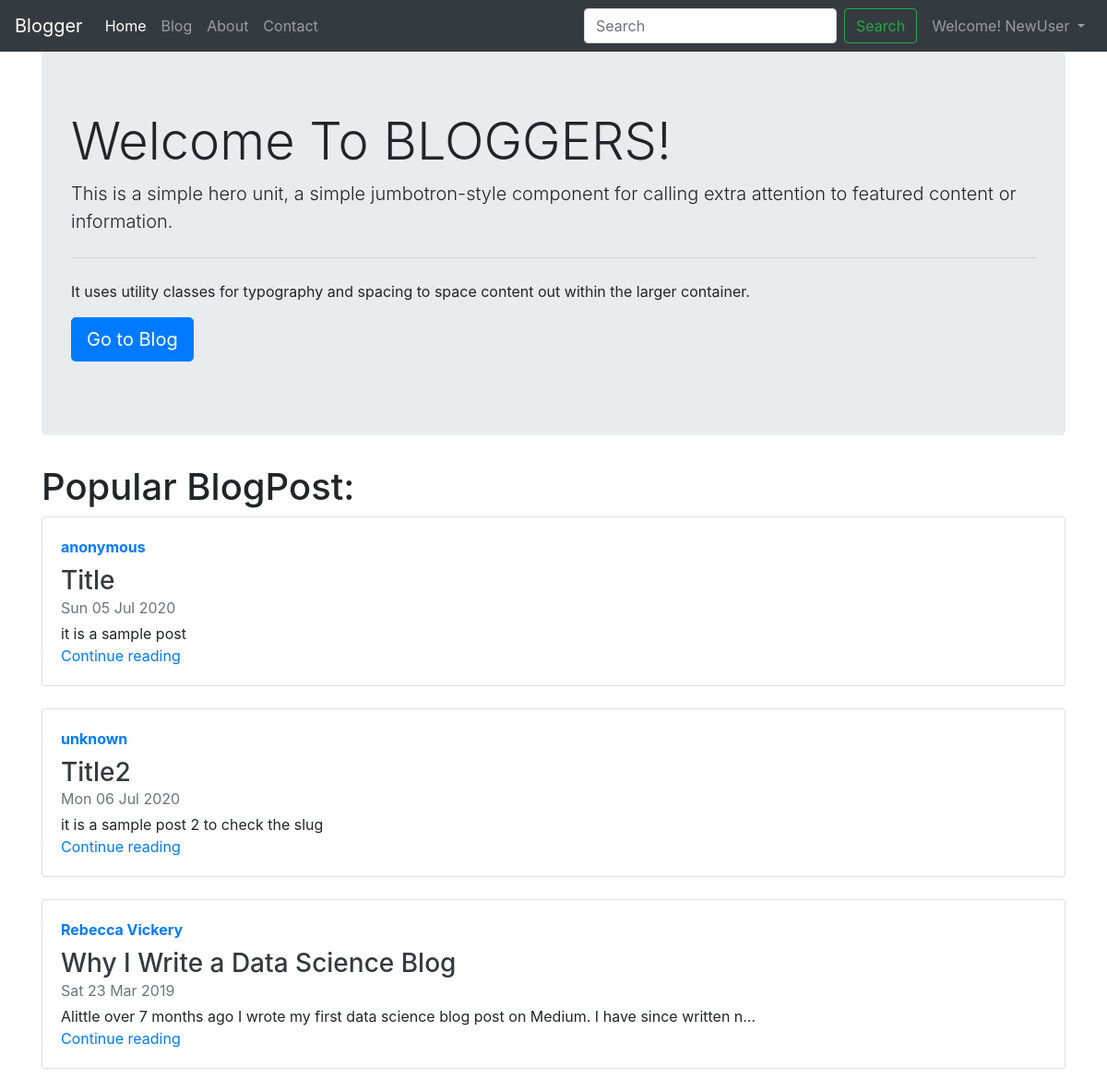
Screenshot of / (signed in) with the database file from the repository.
### blog/models.py (models this page shows)
class Post(models.Model):
    sno = models.AutoField(primary_key=True)
    title = models.CharField(max_length=250)
    content = models.TextField()
    author = models.CharField(max_length=20)
    slug = models.CharField(max_length=130, default='Anonymous')
    timeStamp = models.DateTimeField(blank=True)
    def __str__(self):
        return 'by: '+self.author

### home/views.py (the view)
# urls.py: 2. Add a URL to urlpatterns:  path('', views.home, name='home')
def home(request):
    allPosts = Post.objects.all()
    print(allPosts)
    context = {'allPosts': allPosts}
    return render(request, 'home/home.html', context)

### templates/home/home.html (shortened to what this page needs)
{% extends 'base.html'%}
{% block homeactive %}
active
{% endblock homeactive %}
{% block body %}
<div class="container">
    <div class="row">
        <div class="col">
            <div class="jumbotron">
                <h1 class="display-4">Welcome To BLOGGERS!</h1>
                <p class="lead">This is a simple hero unit, a simple jumbotron-style component for calling extra
                    attention
                    to featured content or information.</p>
                <hr class="my-4">
                <p>It uses utility classes for typography and spacing to space content out within the larger container.
                </p>
                <p class="lead">
                    <a class="btn btn-primary btn-lg" href="/blog" role="button">Go to Blog</a>
                </p>
            </div>
        </div>
    </div>
</div>
<div class="container">
    <div class="row">
        <div class="col">
            <h1>Popular BlogPost:</h1>
        </div>
    </div>
    {% for post in allPosts  %}
    <div class="row">
        <div class="col">
            <div class="card flex-md-row mb-4 box-shadow h-md-250">
                <div class="card-body d-flex flex-column align-items-start">
                    <strong class="d-inline-block mb-2 text-primary">{{post.author}}</strong>
                    <h3 class="mb-0">
                        <a class="text-dark" href="#">{{post.title}}</a>
                    </h3>
                    <div class="mb-1 text-muted">{{post.timeStamp|date:"D d M Y"}}</div>
                    <p class="card-text mb-auto">{{post.content|truncatechars:100}}</p>
                    <a href="/blog/{{post.slug}}">Continue reading</a>
                </div>
            </div>
        </div>
    </div>
    {% endfor %}
</div>
{% endblock body %}

### templates/base.html (shortened to what this page needs)
<!DOCTYPE html>
<html lang="en">
<head>
    <link rel="stylesheet" href="https://stackpath.bootstrapcdn.com/bootstrap/4.5.0/css/bootstrap.min.css"
 />
</head>
<body>
    <nav class="navbar navbar-expand-lg navbar-dark bg-dark">
        <a class="navbar-brand" href="/">Blogger</a>
        <div class="collapse navbar-collapse" id="navbarSupportedContent">
            <ul class="navbar-nav mr-auto">
                <li class="nav-item {% block homeactive %}
                {% endblock homeactive %} ">
                    <a class="nav-link" href="/">Home <span class="sr-only">(current)</span></a>
                </li>
                <li class="nav-item {% block blogactive %}
                    {% endblock blogactive %}">
                    <a class="nav-link " href="/blog">Blog</a>
                </li>
                <li class="nav-item {% block aboutactive %}
                    {% endblock aboutactive %} ">
                    <a class="nav-link" href="/about">About</a>
                </li>
                <li class="nav-item {% block contactactive %}
                {% endblock contactactive %} ">
                    <a class="nav-link" href="/contact">Contact</a>
                </li>
            </ul>
            <form method="GET" action="/search/" class="form-inline my-2 my-lg-0">
                <input class="form-control mr-sm-2" type="search" placeholder="Search" aria-label="Search" name="query"
                    id="query" />
                <button class="btn btn-outline-success my-2 my-sm-0 mr-2" type="submit">
                    Search
                </button>
                {% if user.is_authenticated %}
                <ul class="navbar-nav mr-auto">
                    <li class="nav-item dropdown">
                        <a class="nav-link dropdown-toggle" href="#" id="navbarDropdown" role="button"
                            data-toggle="dropdown" aria-haspopup="true" aria-expanded="false">
                            Welcome! {{user.username}}
                        </a>
                    </li>
                </ul>
                {% endif %}
            </form>
        </div>
    </nav>
    {% block body %}
    {%endblock%}
</body>
</html>

### rows the page displays
Post: author "anonymous", title "Title", timeStamp "Sun 05 Jul 2020", content "it is a sample post"
Post: author "unknown", title "Title2", timeStamp "Mon 06 Jul 2020", content "it is a sample post 2 to check the slug"
Post: author "Rebecca Vickery", title "Why I Write a Data Science Blog", timeStamp "Sat 23 Mar 2019", content "Alittle over 7 months ago I wrote my first data science blog post on Medium. I have since written n…"

### other values shown
{{ user.username }} "NewUser"
